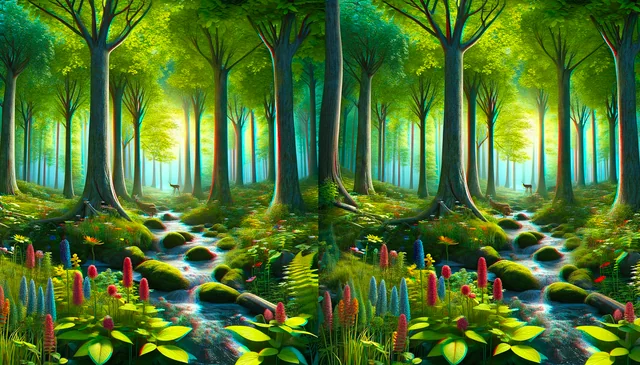
//> input picture OpenCV-OMP/test.jpg, 640 x 365 px
$ ./PW2_1_3 test.jpg 3 0.5   (built with g++ and OpenCV 4)
//> lines starting //> are read from the running program, lines starting //| are printed output that depends on the picture
#include <iostream>
#include <opencv2/opencv.hpp>
#include <cmath>
#include <chrono>  // for high_resolution_clock

using namespace std;
#define PI 3.141952f
#define E 2.71828f


std::vector<float> dot(const float A[3][3], const std::vector<float>& B) {
    std::vector<float> result(3, 0);
    for (int i = 0; i < 3; ++i) {
        for (int j = 0; j < 3; ++j) {
            result[i] += A[i][j] * static_cast<float>(B[j]);
        }
    }
    return result;
}

float gaussian_equation(float sigma, float x, float y){
        return pow(E,-((x*x)+(y*y))/(2.*sigma*sigma))/(2. * PI * sigma*sigma);
      }


std::vector<float> convert_to_float(const cv::Vec<unsigned char, 3>& charVec){
  std::vector<float> result(3, 0.0f);
  result[0] = static_cast<float>(charVec[0]);
  result[1] = static_cast<float>(charVec[1]);
  result[2] = static_cast<float>(charVec[2]);
  return result;
}

std::vector<float> sum_function(std::vector<float> bgr, std::vector<float> sum){
  std::vector<float> result(3, 0.0f);
  result[0] = bgr[0]+sum[0];
  result[1] = bgr[1]+sum[1];
  result[2] = bgr[2]+sum[2];
  return result;
}

std::vector<float> difference_function(std::vector<float> bgr, std::vector<float> ave){
  std::vector<float> result(3, 0.0f);
  result[0] = bgr[0]-ave[0];
  result[1] = bgr[1]-ave[1];
  result[2] = bgr[2]-ave[2];
  return result;
}

std::vector<std::vector<float>> covariance_function(const std::vector<std::vector<float>>& difference, int neighbor){
  std::vector<std::vector<float>> result(3, std::vector<float>(3, 0.0f));
  for(int i=0;i<3;i++){
    for(int j=0;j<3;j++){
      for(int k=0;k<neighbor*neighbor;k++){
        result[i][j] += difference[k][i]*difference[k][j];
      }
      result[i][j]/=neighbor*neighbor;
    }
  }
  return result;
}

float determinant_function(const std::vector<std::vector<float>>& matrix){
  float result = 0.0f;
  result = matrix[0][0] * (matrix[1][1] * matrix[2][2] - matrix[1][2] * matrix[2][1]) -
           matrix[0][1] * (matrix[1][0] * matrix[2][2] - matrix[1][2] * matrix[2][0]) +
           matrix[0][2] * (matrix[1][0] * matrix[2][1] - matrix[1][1] * matrix[2][0]);
  return result;
}

int calculate_kernel(float determinant, float ratio){
  return 2+static_cast<int>(ratio/(0.01*(determinant*determinant)));
}


cv::Mat_<cv::Vec3b> gaussian(cv::Mat_<cv::Vec3b> matrix, int neighbor, float r) {
    cv::Mat_<cv::Vec3b> result(matrix.rows, matrix.cols);
    cv::Mat_<cv::Vec3b> temp(matrix.rows, matrix.cols);
    cv::Mat_<cv::Vec3b> temp2(neighbor, neighbor);
    std::vector<float> sum(3, 0.0f);
    std::vector<float> ave(3, 0.0f);
    std::vector<std::vector<float>> difference(neighbor*neighbor, std::vector<float>(3, 0.0f));
    std::vector<std::vector<float>> covariance(3, std::vector<float>(3, 0.0f));
    float weight = 0.0;
    float weight_sum = 0.0;
    float sigma = 3.0;
    int kernel_size = 1;
    float determinant = 0.0f;

    for (int i = 0; i < matrix.rows; ++i) {
      for (int j = 0; j < matrix.cols; ++j){
        // calculate average
        for(int k = -neighbor/2; k < neighbor/2; ++k){
          for(int l = -neighbor/2; l < neighbor/2; ++l){
              if(((i+k<0)&&(j+l<0))||((i+k<0)&&((l+j)>matrix.cols/2))||
              (((i+k)>(matrix.rows))&&((l+j)<0)) || ((i+k)>matrix.rows)&&((l+j)>matrix.cols/2)){
                sum = sum_function(convert_to_float(matrix(i,j)),sum);
              }else if(((i+k)<0) || ((i+k)>matrix.rows)){
                sum = sum_function(convert_to_float(matrix(i,j+l)),sum);
              }else if(((j+l)<0) || ((j+l)>matrix.cols/2)){
                sum = sum_function(convert_to_float(matrix(i+k,j)),sum);
              }else{
                sum = sum_function(convert_to_float(matrix(i+k,j+k)),sum);
              }
            }
            ave[0] = sum[0]/static_cast<float>((neighbor*neighbor));
            ave[1] = sum[1]/static_cast<float>((neighbor*neighbor));
            ave[2] = sum[2]/static_cast<float>((neighbor*neighbor));
            sum[0] = 0.0f;
            sum[1] = 0.0f;
            sum[2] = 0.0f;
          }

        // determinate difference between target and average
        for(int k = -neighbor/2; k < neighbor/2; ++k){
          for(int l = -neighbor/2; l < neighbor/2; ++l){
            if(j<matrix.cols/2){
              if(((i+k<0)&&(j+l<0))||((i+k<0)&&((l+j)>matrix.cols/2))||
              (((i+k)>(matrix.rows/2))&&((l+j)<0)) || ((i+k)>matrix.rows/2)&&((l+j)>matrix.cols/2)){
                difference[k+l+neighbor] = difference_function(convert_to_float(matrix(i,j)),ave);
              }else if(((i+k)<0) || ((i+k)>matrix.rows/2)){
                difference[k+l+neighbor] = difference_function(convert_to_float(matrix(i,j+l)),ave);
              }else if(((j+l)<0) || ((j+l)>matrix.cols/2)){
                difference[k+l+neighbor] = difference_function(convert_to_float(matrix(i+k,j)),ave);
              }else{
                difference[k+l+neighbor] = difference_function(convert_to_float(matrix(i+k,j+l)),ave);
              }
            }else{
              if(((i+k<matrix.rows/2)&&(j+l<matrix.rows/2))||((i+k<matrix.rows/2)&&((l+j)>matrix.cols))||
              (((i+k)>(matrix.rows))&&((l+j)<matrix.rows/2)) || ((i+k)>matrix.rows)&&((l+j)>matrix.cols)){
                difference[k+l+neighbor] = difference_function(convert_to_float(matrix(i,j)),ave);
              }else if(((i+k)<matrix.rows/2) || ((i+k)>matrix.rows)){
                difference[k+l+neighbor] = difference_function(convert_to_float(matrix(i,j+l)),ave);
              }else if(((j+l)<matrix.rows/2) || ((j+l)>matrix.cols)){
                difference[k+l+neighbor] = difference_function(convert_to_float(matrix(i+k,j)),ave);
              }else{
                difference[k+l+neighbor] = difference_function(convert_to_float(matrix(i+k,j+l)),ave);
              }
            }
          }
        }
        // calculate the covariance
        covariance = covariance_function(difference,neighbor);

        // calculate the determinant
        determinant = abs(determinant_function(covariance));

        // caluculate the kernel_size
        kernel_size = calculate_kernel(determinant,r);
        if(kernel_size>31 || kernel_size<0){
          kernel_size = 31;
        }

        for(int k = -kernel_size/2; k < kernel_size/2; ++k){
          for(int l = -kernel_size/2; l < kernel_size/2; ++l){
            weight = gaussian_equation(sigma, k,l);
            if(j<matrix.cols/2){
              if(((i+k<0)&&(j+l<0))||((i+k<0)&&((l+j)>matrix.cols/2))||
              (((i+k)>(matrix.rows/2))&&((l+j)<0)) || ((i+k)>matrix.rows/2)&&((l+j)>matrix.cols/2)){
                temp(i,j) += matrix(i,j)*weight;
              }else if(((i+k)<0) || ((i+k)>matrix.rows/2)){
                temp(i,j) += matrix(i,j+l)*weight;
              }else if(((j+l)<0) || ((j+l)>matrix.cols/2)){
                temp(i,j) += matrix(i+k,j)*weight;
              }else{
                temp(i,j) += matrix(i+k,j+l)*weight;
              }
            }else{
              if(((i+k<matrix.rows/2)&&(j+l<matrix.rows/2))||((i+k<matrix.rows/2)&&((l+j)>matrix.cols))||
              (((i+k)>(matrix.rows))&&((l+j)<matrix.rows/2)) || ((i+k)>matrix.rows)&&((l+j)>matrix.cols)){
                temp(i,j) += matrix(i,j)*weight;
              }else if(((i+k)<matrix.rows/2) || ((i+k)>matrix.rows)){
                temp(i,j) += matrix(i,j+l)*weight;
              }else if(((j+l)<matrix.rows/2) || ((j+l)>matrix.cols)){
                temp(i,j) += matrix(i+k,j)*weight;
              }else{
                temp(i,j) += matrix(i+k,j+l)*weight;
              }
            }
            weight_sum += weight;
          }
        }
        result(i,j) = temp(i,j)/weight_sum;
        weight_sum=0.0;

        }
    }
    return result;
}

int main( int argc, char** argv )
{
  cv::Mat_<cv::Vec3b> source = cv::imread ( argv[1], cv::IMREAD_COLOR);
//> source is the input picture: 365 rows x 640 cols, CV_8UC3; mean B, G, R 46.9, 115.4, 77.3
  cv::Mat_<cv::Vec3b> destination_left ( source.rows, source.cols/2 );
  cv::Mat_<cv::Vec3b> destination_right ( source.rows, source.cols/2 );
  cv::Mat_<cv::Vec3b> destination ( source.rows, source.cols/2 );
  cv::Mat_<cv::Vec3b> destination_temp ( source.rows, source.cols/2 );
  cv::imshow("Source Image", source );
  //std::string processing_method = argv[2];
  int neighbor = std::stoi(argv[2]);
//> neighbor = 3
  float ratio = std::stof(argv[3]);
//> ratio = 0.5

  auto begin = chrono::high_resolution_clock::now();
  const int iter = 1;

#pragma omp parallel for
  for (int it=0;it<iter;it++){
    destination = gaussian(source, neighbor, ratio);
    cout << "IPS: " << it << endl;
  }
//> this loop made 1 pass
//> pass 1, `destination = gaussian(source, neighbor, ratio);`:
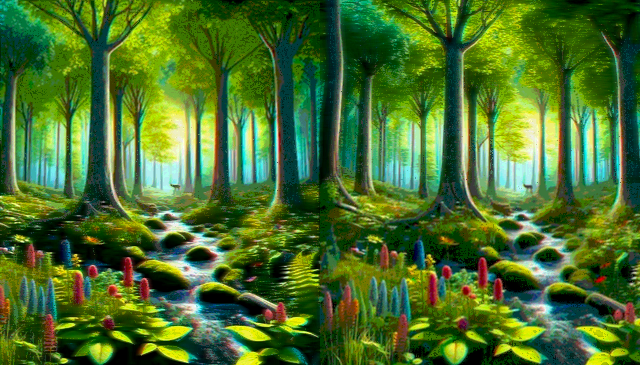
//> destination: 365 rows x 640 cols, CV_8UC3; mean B, G, R 43.8, 112.3, 73.7


  auto end = std::chrono::high_resolution_clock::now();
  std::chrono::duration<double> diff = end-begin;

  cv::imshow("Processed Image", destination );


  cout << "Total time: " << diff.count() << " s" << endl;
  cout << "Time for 1 iteration: " << diff.count()/iter << " s" << endl;
  cout << "IPS: " << iter/diff.count() << endl;

  cv::waitKey();
  return 0;
}
